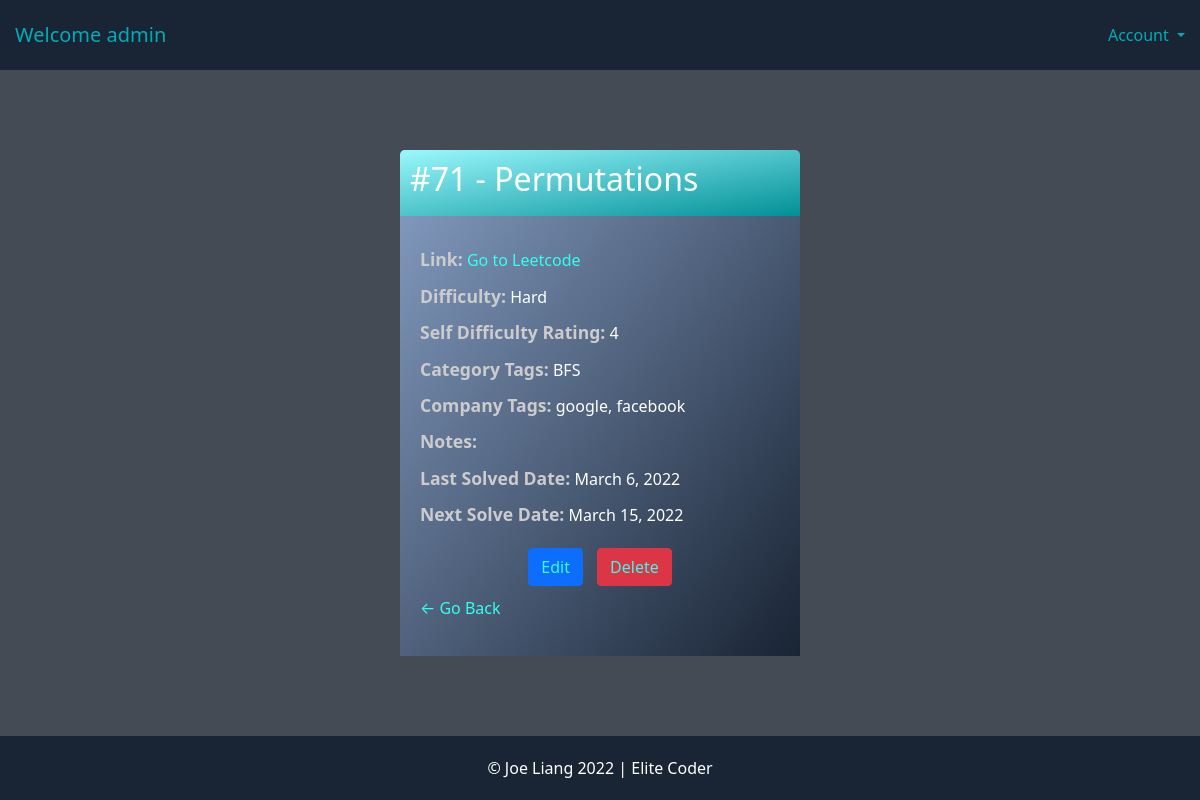
Page /problem/6/ (signed in) on the committed database.
### account/models.py (models this page shows, shortened)
class Account(AbstractBaseUser):
	email 					= models.EmailField(verbose_name="email", max_length=60, unique=True)
	username 				= models.CharField(max_length=30, unique=True)
	date_joined				= models.DateTimeField(verbose_name='date joined', auto_now_add=True)
	last_login				= models.DateTimeField(verbose_name='last login', auto_now=True)
	is_admin				= models.BooleanField(default=False)
	is_active				= models.BooleanField(default=True)
	is_staff				= models.BooleanField(default=False)
	is_superuser			= models.BooleanField(default=False)
	hide_email				= models.BooleanField(default=True)
	USERNAME_FIELD = 'email'
	REQUIRED_FIELDS = ['username']
	objects = MyAccountManager()
	def __str__(self):
		return self.username

### base/models.py (models this page shows, shortened)
class Problem(models.Model):
   user = models.ForeignKey(User, on_delete=models.CASCADE, null=True, blank=True)
   number = models.PositiveIntegerField()
   title = models.CharField(max_length=100)
   link = models.URLField(max_length=500, default="")
   difficulty = models.CharField(max_length=6, choices=DIFFICULTY_CHOICES, default='medium')
   rating = models.CharField(verbose_name='Self Difficulty Rating', max_length=2, choices=RATING_CHOICES, default='3')
   categories = models.TextField(default='', verbose_name="Category Tags (comma separated)", blank=True)
   companies = models.TextField(default='', verbose_name="Company Tags (comma separated)", blank=True)
   notes = models.TextField(default='', blank=True)
   last_solved = models.DateField(default=date.today)
   next_solve = models.DateField(null=True, blank=True)
   def __str__(self):
      return '#'+str(self.number)+' - '+self.title

### base/views.py (the view)
# urls.py: path('problem/<int:pk>/', ProblemDetail.as_view(), name='problem-detail'),
class ProblemDetail(LoginRequiredMixin, DetailView):
    model = Problem
    context_object_name = 'problem'

### base/templates/base/problem_detail.html
{% extends 'base/base.html' %}
{% block content %}
<div class="form-small">
    <div class="header-bar">
        <h2>{{problem}}</h2>
    </div>
    <div class="card-body">
        <div class="detail-item"><span class="detail-item-name">Link:</span> <a href={{problem.link}} target="_blank">Go to Leetcode</a></div>
        <div class="detail-item"><span class="detail-item-name">Difficulty:</span> {{problem.difficulty}}</div>
        <div class="detail-item"><span class="detail-item-name">Self Difficulty Rating:</span> {{problem.rating}}</div>
        <div class="detail-item"><span class="detail-item-name">Category Tags:</span> {{problem.categories}}</div>
        <div class="detail-item"><span class="detail-item-name">Company Tags:</span> {{problem.companies}}</div>
        <div class="detail-item"><span class="detail-item-name">Notes:</span> {{problem.notes}}</div>
        <div class="detail-item"><span class="detail-item-name">Last Solved Date:</span> {{problem.last_solved}}</div>
        <div class="detail-item"><span class="detail-item-name">Next Solve Date:</span> {{problem.next_solve}}</div>
        <div style="text-align: center; margin-top: 20px;">
            <button style="margin-right: 10px;" class="btn btn-primary"><a href="{% url 'problem-update' problem.id %}">Edit</a></button>
            <button class="btn btn-danger"><a href="{% url 'problem-delete' problem.id %}">Delete</a></button>
        </div>
        <p><a href="{% url 'problems' %}">&#8592; Go Back</a></p>
    </div>
</div>
{% endblock content %}

### base/templates/base/header.html (shortened to what this page needs)
<header>
    {% if request.user.is_authenticated %}
    <nav class="nav-head">
        <a class="navbar-brand" href="{% url 'problems' %}">Welcome {{request.user}}</a>
        <ul class="navbar-nav mr-auto">
            <li class="nav-item dropdown">
                <a class="nav-link dropdown-toggle" href="/" id="navbarDropdownMenuLink" role="button" data-bs-toggle="dropdown" aria-expanded="false">
                  Account
                </a>
            </li>
        </ul>
    </nav>
    {% endif %}
</header>

### static/base.css (style rules this page uses)
body { min-height: 100vh; display: flex; flex-flow: column; }
a { text-decoration: none; }

### static/header.css (style rules this page uses)
header { padding: 15px; background-color: #192435; }
header a, .nav-link { color: #00adb5; text-decoration: none; }
.nav-head { display: flex; justify-content: space-between; }

### static/form.css (style rules this page uses)
.form-small { max-width: 400px; margin: 80px auto; background: linear-gradient(to bottom right, hsl(216,35%,65%), hsl(216,35%,15%)); border-radius: 5px 5px 0 0; }
.form-small a, .form-big a { color: #33FFF0; }
.header-bar { background: linear-gradient(to bottom right, hsl(183,97%,80%), hsl(183,97%,30%)); color: white; padding: 10px; border-radius: 5px 5px 0 0; }
.card-body { padding: 20px; }
.card-body button { margin-bottom: 10px; }
.card-body p, .card-body label { color: white; }
.card-body .detail-item { margin: 10px auto; color: white; }
.card-body .detail-item-name { font-size: 1.1rem; font-weight: 600; color: hsl(0,0%,80%); }

### rows in the picture
Account: user "admin"
Problem: number+title "#71 - Permutations", difficulty "Hard", rating "4", categories "BFS", companies "google, facebook", last_solved "March 6, 2022", next_solve "March 15, 2022"
